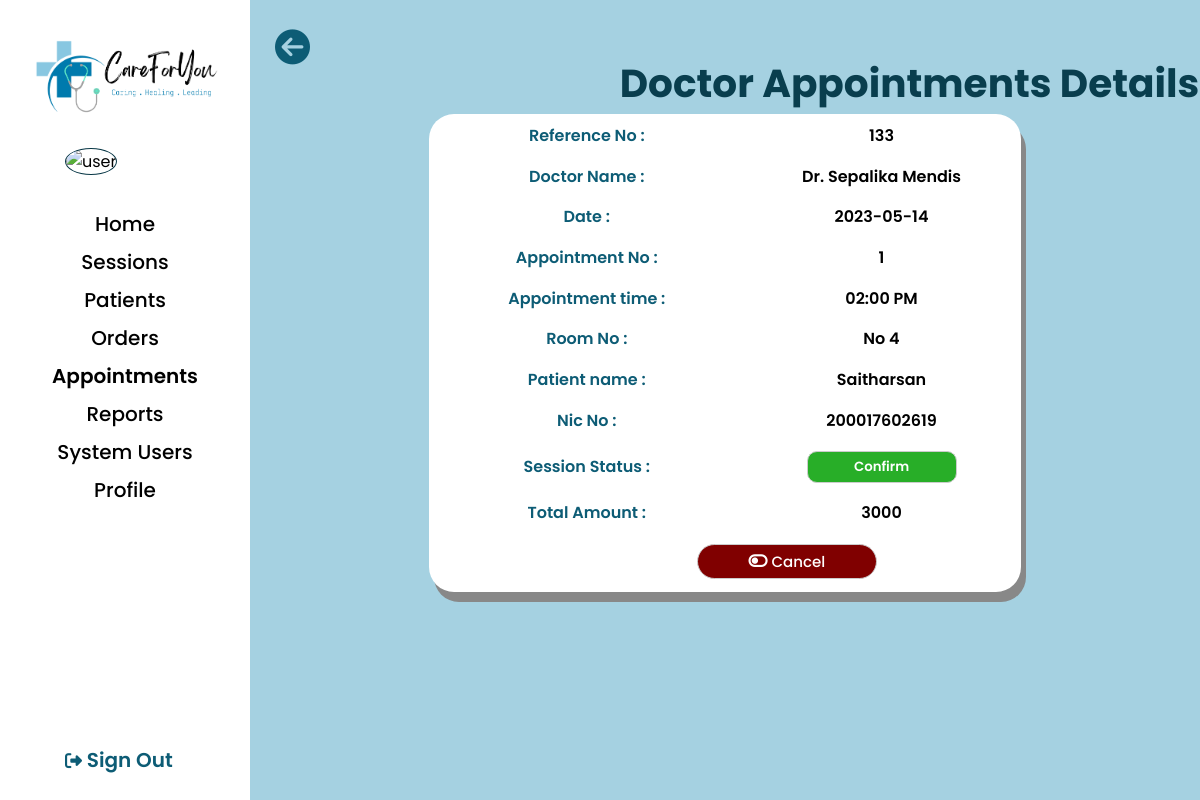
/admin/admin-doc-appointment-detail.php?id=133, run on the app's committed database.
### tables this page shows
CREATE TABLE `tbl_docappointment` (
  `docapt_id` int(11) NOT NULL,
  `session_id` int(11) NOT NULL,
  `docapt_time` varchar(100) NOT NULL,
  `docapt_no` int(11) NOT NULL,
  `docapt_status` int(11) NOT NULL,
  `pat_name` varchar(200) NOT NULL,
  `relationship` varchar(50) NOT NULL,
  `pat_nic` varchar(20) NOT NULL,
  `pat_contact` varchar(20) NOT NULL,
  `created_by` int(11) NOT NULL,
  `created_at` timestamp NULL DEFAULT current_timestamp(),
  `my_other` varchar(10) NOT NULL,
  `net_total` varchar(10) NOT NULL,
  `docapt_flag` int(11) NOT NULL,
  `prescription_name` varchar(255) NOT NULL,
  `other_remark` varchar(255) NOT NULL,
  `record_access` int(11) NOT NULL
);

CREATE TABLE `tbl_doctor` (
  `doctor_id` int(100) NOT NULL,
  `doc_name` text NOT NULL,
  `contact_number` int(100) NOT NULL,
  `SLMC_number` varchar(50) NOT NULL,
  `charge` varchar(100) NOT NULL,
  `specialization` varchar(255) NOT NULL,
  `userid` varchar(10) NOT NULL,
  `nic` varchar(12) NOT NULL,
  `profile_picture` varchar(255) NOT NULL DEFAULT 'user.png'
);

CREATE TABLE `tbl_docsession` (
  `session_id` int(11) NOT NULL,
  `doctor_id` int(100) NOT NULL,
  `date` date NOT NULL,
  `time_slot` varchar(100) NOT NULL,
  `room_no` varchar(100) NOT NULL,
  `assistant_id` int(11) NOT NULL,
  `created_at` timestamp NOT NULL DEFAULT current_timestamp(),
  `no_of_appointment` int(11) NOT NULL DEFAULT 0,
  `status` int(11) NOT NULL DEFAULT 0
);

CREATE TABLE `tbl_patient` (
  `p_id` int(10) NOT NULL,
  `userid` int(10) NOT NULL,
  `first_name` varchar(100) NOT NULL,
  `last_name` varchar(100) NOT NULL,
  `gender` varchar(30) NOT NULL,
  `dob` varchar(15) NOT NULL,
  `nic` varchar(20) NOT NULL,
  `contact` int(10) NOT NULL,
  `address` varchar(255) NOT NULL,
  `profile_picture` varchar(255) NOT NULL DEFAULT 'user.png',
  `acc_createdate` varchar(50) NOT NULL
);

### admin/admin-doc-appointment-detail.php (the view, shortened to what this page needs)
<?php include('../config/constants.php'); ?>
<?php include('admin_getinfo.php') ?>
<!DOCTYPE html>
<html lang="en">
<head>
    <link rel="stylesheet" href="../css/admin-appointment.css">
</head>
<?php
  $apt_id=$_GET['id'];
  $sql = "SELECT * FROM
  tbl_docappointment INNER JOIN tbl_docsession ON tbl_docappointment.session_id = tbl_docsession.session_id
  INNER JOIN tbl_doctor ON tbl_docsession.doctor_id = tbl_doctor.doctor_id
  INNER JOIN tbl_sysusers ON tbl_docappointment.created_by = tbl_sysusers.userid
  INNER JOIN tbl_patient ON tbl_sysusers.userid = tbl_patient.userid
  AND docapt_id = '$apt_id'";
    $results = mysqli_query($conn,$sql);
    $row = mysqli_fetch_assoc($results);
    if ($row['my_other']==0) {
        $p_name = $row['first_name'];
        $p_nic = $row['nic'];
      }
?>
<body>
    <div class="wrapper">
        <div class="sidebar">
            <a href="../index.php"><img src="../images/logo.png" alt="logo" class="logo"></a>
            <img src="../images/user-profilepic/admin/<?php echo $Admin_profile_picture; ?>" alt="user" class="imgframe">
            <ul>
                <li><a href="admin_home.php">Home</a></li>
                <li><a href="admin-session-view.php">Sessions</a></li>
                <li><a href="admin-patient-view.php">Patients</a></li>
                <li><a href="admin-order-view.php">Orders</a></li>
                <li><a href="admin-appointment.php"><div class="highlighttext">Appointments</a></div></li>
                <li><a href="#">Reports</a></li>
                <li><a href="admin-system-users.php">System Users</a></li>
                <li><a href="admin_viewprofile.php">Profile</a></li>
            <div class="signouttext"><a href="../logout.php"><i class="fa-solid fa-right-from-bracket"></i> Sign Out </a></div>
        </div>
        <div class="main_content">
            <div class="info">
            <div class="back" onclick="location.href='admin-doc-appointment.php'">
                <i class="fa-solid fa-circle-arrow-left" style="font-size: 35px;"></i>
            </div>
            <div class="doc-apt-title-detail" id="id"> Doctor Appointments Details</div>
            <table class="view-apt" id="tbl-main-app">
                   <tr>
                        <td class="typeR">Reference No :</td>
                        <td class="typeL"><?php echo $row['docapt_id'] ?> </td>
                        </tr>
                    <tr>
                        <td class="typeR">Doctor Name :</td>
                        <td class="typeL"><?php echo $row['doc_name'] ?></td>
                    </tr>
                    <tr>
                        <td class="typeR">Date :</td>
                        <td class="typeL"><?php echo $row['date'] ?></td>
                    </tr>
                    <tr>
                        <td class="typeR">Appointment No :</td>
                        <td class="typeL"><?php echo $row['docapt_no'] ?> </td>
                    </tr>
                    <tr>
                        <td class="typeR">Appointment time :</td>
                        <td class="typeL"><?php echo $row['docapt_time'] ?></td>
                    </tr>
                    <tr>
                        <td class="typeR">Room No :</td>
                        <td class="typeL"><?php echo $row['room_no'] ?></td>
                    </tr>
                    <tr>
                        <td class="typeR">Patient name :</td>
                        <td class="typeL"><?php echo $p_name  ?></td>
                    </tr>
                    <tr>
                        <td class="typeR">Nic No :</td>
                        <td class="typeL"><?php echo $p_nic ?></td>
                    </tr>
                    <tr>
                        <td class="typeR">Session Status :</td>
                        <td class="typeL">
                        <?php
                              if($row['docapt_status']==0){
                                echo '<button vs class="btn-pending"> Pending </button>';
                              }else if($row['docapt_status']==1){
                                echo '<button class="btn-confirmed"> Confirm</button>';
                              }else if($row['docapt_status']==2){
                                echo '<button class="btn-completed"> Completed </button>';
                              }else if($row['docapt_status']==3){
                                echo '<button class="btn-cancelled"> Cancelled </button>';
                              }else if($row['docapt_status']==4){
                                echo '<button class="btn-nattended"> Not Attended </button>';
                              }
                              ?>
                        </td>
                    </tr>
                    <tr>
                        <td class="typeR">Total Amount :</td>
                        <td class="typeL"><?php echo $row['net_total'] ?></td>
                    </tr>
               <tr rowspan="2">
                <td  >
               <?php
                            if ($row['docapt_status'] == 1) {
                                include('./admin-appointment-pop.php');
                                ?>
                                <button class="btn-doc-cancel" onclick="document.getElementById('id01').style.display='block';
                                document.getElementById('del').action = '?id=<?php echo $row['docapt_id']?>&cancel=<?php echo $row['docapt_id']?> ';
                                " >
                                <i class="fa-solid fa-toggle-off"></i>
                                Cancel
                                </button>
                                <?php
                            }
                                ?>
</body>
</html>

### css/admin-appointment.css (style rules this page uses)
* { margin: 0px; padding: 0px; box-sizing: border-box; list-style: none; text-decoration: none; font-family: 'Poppins', sans-serif; }
body { background-color: #A5D1E1; }
.back { position: absolute; left: 275px; top: 30px; color: #0D5C75; cursor: pointer; }
.wrapper { display: flex; position: relative; }
.wrapper .sidebar { width: 250px; height: 100%; background: #FFFFFF; padding: 30px 0px; position: fixed; }
.logo { width: 200px; margin-top: 0px; margin-left: 25px; }
.imgframe { width: 120px; height: 120px; margin-top: 20px; margin-left: 65px; border: 1px solid #083746; border-radius: 50%; }
.wrapper .sidebar ul { margin-top: 20px; text-align: center; font-size: 20px; font-weight: 500; padding: 10px; }
.wrapper .sidebar ul li { padding: 4px; vertical-align: middle; }
.wrapper .sidebar ul li a { color: #000000; display: block; }
.signouttext { color: #0D5C75; text-align: center; font-size: 20px; font-weight: 600; position: absolute; bottom: 25px; left: 65px; }
.wrapper .sidebar .signouttext a { color: #0D5C75; display: block; }
.fa-solid { font-size: 17px; }
.wrapper .main_content { width: 100%; margin-left: 250px; margin-top: 50px; text-align: center; }
.wrapper .main_content .info { margin: 20px; color: #000000; line-height: 25px; }
.wrapper .main_content .info div { margin-bottom: 20px; }
.highlighttext { color: #0D5C75; font-weight: 600; display: inline; }
.btn-confirmed { width: 175px; width: 150px; background-color: #28ae28; padding: 5px; padding-left: 10px; padding-right: 10px; border-radius: 10px; border: 1px solid #ccc; color: #ffffff; font-weight: 550; }
.doc-apt-title-detail { position: absolute; left: 592px; top: 71px; font-size: 39px; font-weight: 626; width: 635px; color: #093e4e; margin-bottom: -15px; }
.view-apt { margin-top: 7%; margin-bottom: 5%; margin-left: auto; margin-right: auto; width: 65%; height: 478px; text-align: center; vertical-align: middle; background-color: #ffffff; border-collapse: collapse; border-radius: 25px; overflow: hidden; border: 1px solid #888888; padding: 10px; box-shadow: 5px 10px #888888; }
.view-apt td.typeR { text-align: center; color: #0D5C75; font-weight: 600; }
.view-apt td.typeL { text-align: center; font-weight: 600; }
.btn-doc-cancel { width: 180px; position: relative; left:200px; background-color: #800000; padding: 5px; border-radius: 25px; border: 1px solid #ccc; color: #ffffff; font-size: 15px; font-weight: 500; cursor: pointer; }

### css/admin-appointment-pop.css (style rules this page uses)
a { cursor: pointer; }

### data on the page
tbl_docappointment: docapt_id "133", tbl_doctor.doc_name "Dr. Sepalika Mendis", session.date "2023-05-14", docapt_no "1", docapt_time "02:00 PM", session.room_no "No 4", tbl_patient.first_name "Saitharsan", tbl_patient.nic "200017602619", net_total "3000"
